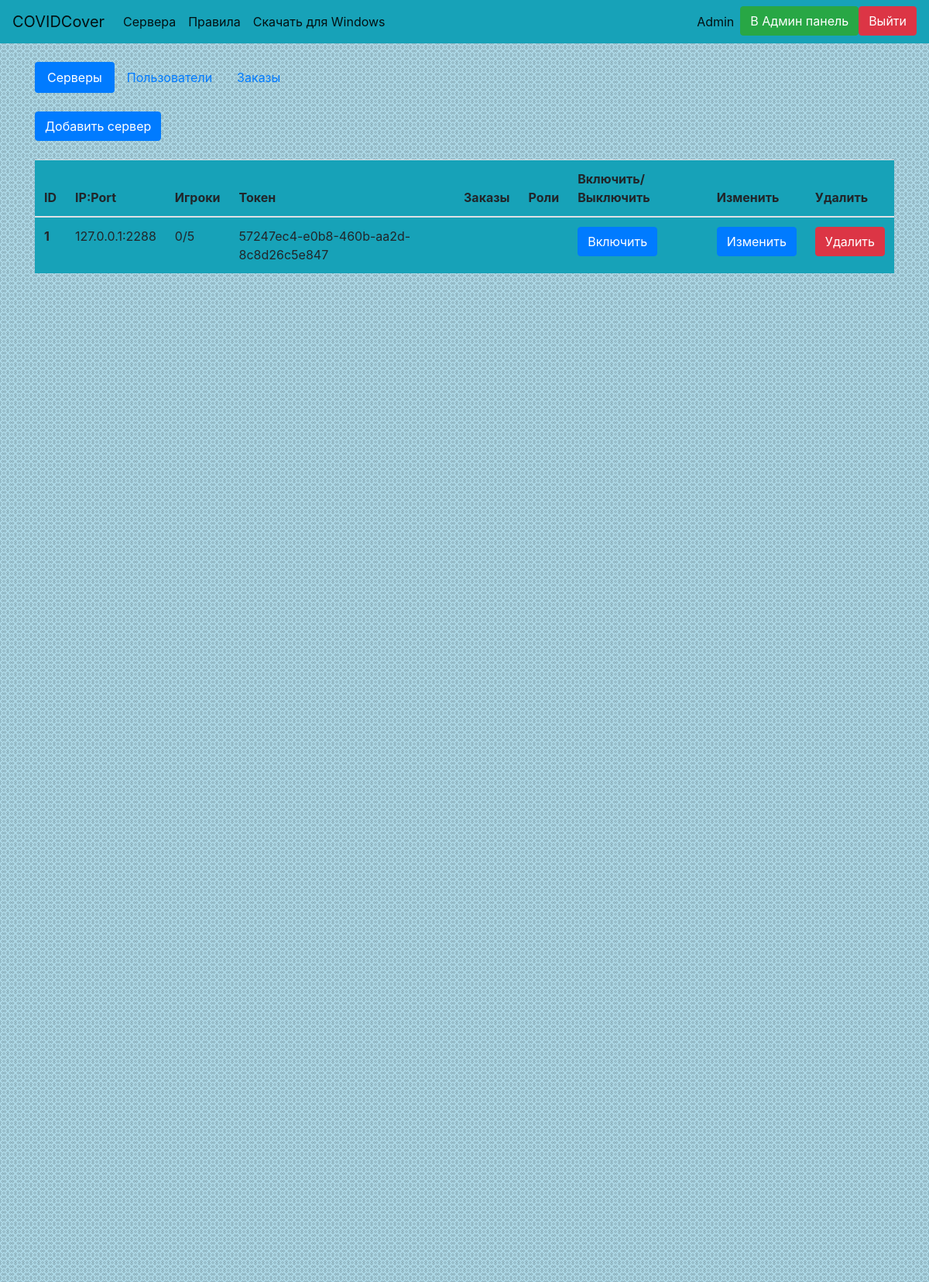
Page /admin (signed in) on the earlier database version.
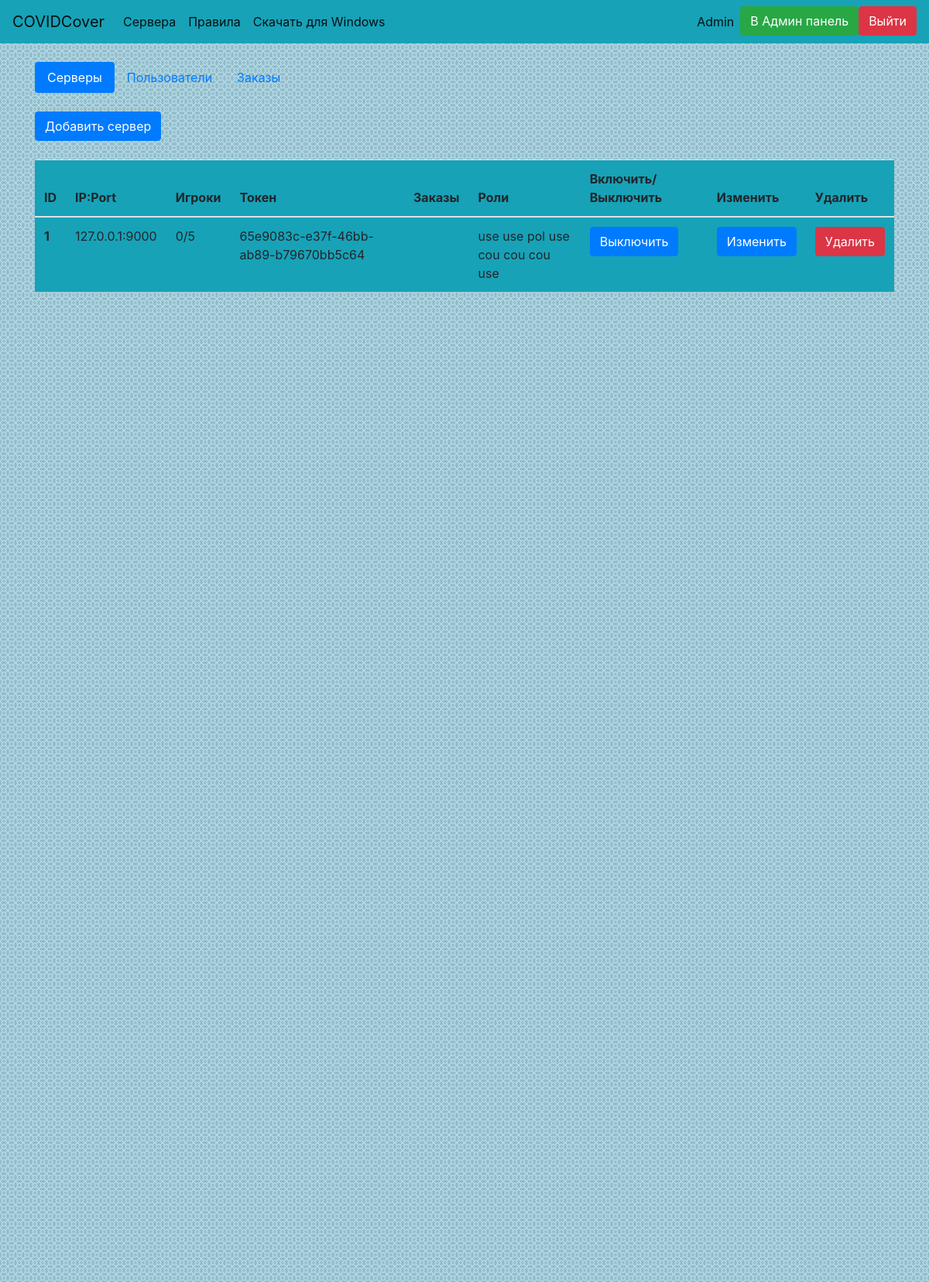
Same page on the later database version.
### website/data/user.py (models this page shows, shortened)
class User(SqlAlchemyBase, UserMixin, SerializerMixin):
    __tablename__ = 'users'
    id = Column(Integer, primary_key=True, autoincrement=True, unique=True)
    email = Column(String, unique=True)
    username = Column(String, unique=True)
    hashed_password = Column(String, unique=False)
    token = Column(String, default=lambda: str(uuid4()), unique=True)
    privilege = Column(Integer, ForeignKey('privileges.id'), default=2, unique=False)
    order = relation('Order', back_populates='user')
    privilege_obj = relation('Privilege')
    score = Column(Integer, default=0, unique=False)
    role = Column(String, unique=False, default='', nullable=True)

### website/data/server.py (models this page shows)
class Server(SqlAlchemyBase, SerializerMixin):
    __tablename__ = 'servers'
    id = Column(Integer, primary_key=True, autoincrement=True, unique=True)
    ip = Column(String, unique=True)
    limit = Column(Integer, unique=False, default=5)
    players = Column(String, default='', unique=False)
    players_n = Column(Integer, default=0, unique=False)
    token = Column(String, default=lambda: str(uuid4()), unique=True)
    orders = Column(String, default='', unique=False)
    roles = Column(String, default=' pol pol use use cou ', unique=False)
    running = Column(Boolean, default=1, unique=False)

### website/admin_panel.py (the view)
@bp.route('/admin')
def admin_servers():
    if not current_user.is_authenticated or not current_user.privilege_obj.admin:
        abort(404)
    session = create_session()
    servers = session.query(Server).all()
    return render_template('ad_servers.html', title='Серверы', servers=servers)

### website/data/db_session.py (called while the page is built)
def create_session():
    global __factory
    return __factory()

### website/main.py (called while the page is built)
@login_manager.user_loader
def load_user(user_id):
    session = create_session()
    return session.query(User).get(user_id)

### website/templates/ad_servers.html
{% extends 'base.html'%}
{% block body %}
<ul class="nav nav-pills">
  <li class="nav-item">
    <a class="nav-link active" href="/admin">Серверы</a>
  </li>
  <li class="nav-item">
    <a class="nav-link" href="/admin/users">Пользователи</a>
  </li>
  <li class="nav-item">
    <a class="nav-link" href="/admin/orders">Заказы</a>
  </li>
</ul>
<br><a href="/admin/add" class="btn btn-primary">Добавить сервер</a><br><br>
<div>
    <table class="table bg-info">
        <thead>
            <tr>
                <th scope="col">ID</th>
                <th scope="col">IP:Port</th>
                <th scope="col">Игроки</th>
                <th scope="col">Токен</th>
                <th scope="col">Заказы</th>
                <th scope="col">Роли</th>
                <th scope="col">Включить/Выключить</th>
                <th scope="col">Изменить</th>
                <th scope="col">Удалить</th>
            </tr>
        </thead>
    <tbody>
        {% for server in servers %}
        <tr>
            <th scope="row">{{ server.id }}</th>
            <td>{{ server.ip }}</td>
            <td>{{ server.players_n }}/{{ server.limit }}</td>
            <td>{{ server.token }}</td>
            <td>{{ server.orders }}</td>
            <td>{{ server.roles }}</td>
            <td>
                <a href="/admin/switch?server={{ server.token }}" class="btn btn-primary">
                  {% if server.running %}
                  Выключить
                  {% else %}
                  Включить
                  {% endif %}
                </a>
            </td>
            <td>
                <a class="btn btn-primary" href="/admin/edit?server={{ server.token }}">Изменить</a>
            </td>
            <td>
                <a class="btn btn-danger" href="/admin/delete?server={{ server.token }}">Удалить</a>
            </td>
        </tr>
        {% endfor %}
    </tbody>
    </table>
</div>
{% endblock %}

### website/templates/base.html (shortened to what this page needs)
<!DOCTYPE html>
<html lang="ru">
<head>
    <link rel="stylesheet" href="https://stackpath.bootstrapcdn.com/bootstrap/4.4.1/css/bootstrap.min.css">
    <link rel="stylesheet" href="/static/css/styles.css">
</head>
<body>
    <header>
<nav class="navbar navbar-expand-lg navbar-light bg-info">
  <a class="navbar-brand" href="/">COVIDCover</a>
  <div class="collapse navbar-collapse" id="navbarSupportedContent">
    <ul class="navbar-nav mr-auto">
      <li class="nav-item active">
        <a class="nav-link" href="/monitor_servers">Сервера</a>
      </li>
<li class="nav-item active">
        <a class="nav-link" href="/rules" role="button">Правила</a>
      </li>
        <li class="nav-item active">
        <a class="nav-link" href="/static/installer.exe" role="button">Скачать для Windows</a>
      </li>
    </ul>
    <ul class="navbar-nav">
    {% if current_user.is_authenticated %}
      <li class="nav-item active">
          <a class="nav-link disabled" href="/logout">{{ current_user.username }}</a>
      </li>
        {% if current_user.privilege == 1 %}
        <li class="nav-item active">
            <a class="btn btn-success" href="/admin">В Админ панель</a>
        </li>
        {% endif %}
        <li class="nav-item active">
          <a class="btn btn-danger" href="/logout">Выйти</a>
      </li>
          {% else %}
        <li class="nav-item">
            <a class="btn btn-primary " href="/register">Зарегистрироваться</a>
            <a class="btn btn-success" href="/login">Войти</a>
        </li>
    {% endif %}
    </ul>
  </div>
</nav>
    </header>
    <div class="bg">
    <main role="main" class="container">
        <br>
        {% block body %}{% endblock %}
    </main>
    </div>
</body>
</html>

### website/static/css/styles.css (style rules this page uses)
body, html { height: 100%; }
.bg { background-image: url("/static/img/fon.png"); height: 200%; background-position: center; background-repeat: repeat; }

Differences in the rows shown:
changed Server id 1: ip "127.0.0.1:2288" → "127.0.0.1:9000"; token "57247ec4-e0b8-460b-aa2d-8c8d26c5e847" → "65e9083c-e37f-46bb-ab89-b79670bb5c64"; roles (not shown) → "use use pol use cou cou cou use"; running "Включить" → "Выключить"
